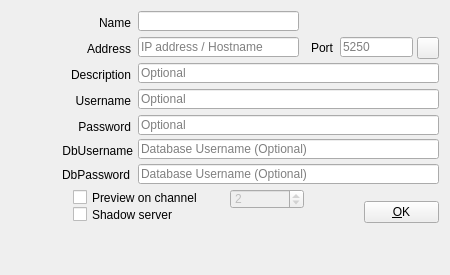
<?xml version="1.0" encoding="UTF-8"?>
<ui version="4.0">
 <class>DeviceDialog</class>
 <widget class="QDialog" name="DeviceDialog">
  <property name="geometry">
   <rect>
    <x>0</x>
    <y>0</y>
    <width>450</width>
    <height>275</height>
   </rect>
  </property>
  <property name="sizePolicy">
   <sizepolicy hsizetype="Preferred" vsizetype="Expanding">
    <horstretch>0</horstretch>
    <verstretch>0</verstretch>
   </sizepolicy>
  </property>
  <property name="minimumSize">
   <size>
    <width>450</width>
    <height>275</height>
   </size>
  </property>
  <property name="maximumSize">
   <size>
    <width>450</width>
    <height>234</height>
   </size>
  </property>
  <property name="windowTitle">
   <string>New CasparCG Server</string>
  </property>
  <widget class="QLineEdit" name="lineEditUsername">
   <property name="geometry">
    <rect>
     <x>138</x>
     <y>89</y>
     <width>301</width>
     <height>20</height>
    </rect>
   </property>
   <property name="placeholderText">
    <string>Optional</string>
   </property>
  </widget>
  <widget class="QLabel" name="labelDescription">
   <property name="geometry">
    <rect>
     <x>60</x>
     <y>67</y>
     <width>71</width>
     <height>16</height>
    </rect>
   </property>
   <property name="text">
    <string>Description</string>
   </property>
   <property name="alignment">
    <set>Qt::AlignRight|Qt::AlignTrailing|Qt::AlignVCenter</set>
   </property>
  </widget>
  <widget class="QPushButton" name="pushButtonOk">
   <property name="geometry">
    <rect>
     <x>364</x>
     <y>201</y>
     <width>75</width>
     <height>22</height>
    </rect>
   </property>
   <property name="focusPolicy">
    <enum>Qt::NoFocus</enum>
   </property>
   <property name="text">
    <string>&amp;OK</string>
   </property>
   <property name="shortcut">
    <string>Alt+O</string>
   </property>
  </widget>
  <widget class="QLineEdit" name="lineEditAddress">
   <property name="geometry">
    <rect>
     <x>138</x>
     <y>37</y>
     <width>161</width>
     <height>20</height>
    </rect>
   </property>
   <property name="placeholderText">
    <string>IP address / Hostname</string>
   </property>
  </widget>
  <widget class="QLabel" name="labelAddress">
   <property name="geometry">
    <rect>
     <x>80</x>
     <y>41</y>
     <width>51</width>
     <height>16</height>
    </rect>
   </property>
   <property name="text">
    <string>Address</string>
   </property>
   <property name="alignment">
    <set>Qt::AlignRight|Qt::AlignTrailing|Qt::AlignVCenter</set>
   </property>
  </widget>
  <widget class="QLabel" name="labelPort">
   <property name="geometry">
    <rect>
     <x>302</x>
     <y>38</y>
     <width>31</width>
     <height>20</height>
    </rect>
   </property>
   <property name="text">
    <string>Port</string>
   </property>
   <property name="alignment">
    <set>Qt::AlignRight|Qt::AlignTrailing|Qt::AlignVCenter</set>
   </property>
  </widget>
  <widget class="QLabel" name="labelUsername">
   <property name="geometry">
    <rect>
     <x>60</x>
     <y>93</y>
     <width>71</width>
     <height>16</height>
    </rect>
   </property>
   <property name="text">
    <string>Username</string>
   </property>
   <property name="alignment">
    <set>Qt::AlignRight|Qt::AlignTrailing|Qt::AlignVCenter</set>
   </property>
  </widget>
  <widget class="QLineEdit" name="lineEditDescription">
   <property name="geometry">
    <rect>
     <x>138</x>
     <y>63</y>
     <width>301</width>
     <height>20</height>
    </rect>
   </property>
   <property name="placeholderText">
    <string>Optional</string>
   </property>
  </widget>
  <widget class="QLineEdit" name="lineEditPort">
   <property name="geometry">
    <rect>
     <x>340</x>
     <y>37</y>
     <width>73</width>
     <height>20</height>
    </rect>
   </property>
   <property name="focusPolicy">
    <enum>Qt::ClickFocus</enum>
   </property>
   <property name="placeholderText">
    <string>5250</string>
   </property>
  </widget>
  <widget class="QLabel" name="labelPassword">
   <property name="geometry">
    <rect>
     <x>60</x>
     <y>117</y>
     <width>71</width>
     <height>20</height>
    </rect>
   </property>
   <property name="text">
    <string>Password</string>
   </property>
   <property name="alignment">
    <set>Qt::AlignRight|Qt::AlignTrailing|Qt::AlignVCenter</set>
   </property>
  </widget>
  <widget class="QLineEdit" name="lineEditPassword">
   <property name="geometry">
    <rect>
     <x>138</x>
     <y>115</y>
     <width>301</width>
     <height>20</height>
    </rect>
   </property>
   <property name="echoMode">
    <enum>QLineEdit::Password</enum>
   </property>
   <property name="placeholderText">
    <string>Optional</string>
   </property>
  </widget>
  <widget class="QCheckBox" name="checkBoxShadow">
   <property name="geometry">
    <rect>
     <x>73</x>
     <y>206</y>
     <width>120</width>
     <height>17</height>
    </rect>
   </property>
   <property name="text">
    <string>Shadow server</string>
   </property>
  </widget>
  <widget class="QLineEdit" name="lineEditDeviceName">
   <property name="geometry">
    <rect>
     <x>138</x>
     <y>11</y>
     <width>161</width>
     <height>20</height>
    </rect>
   </property>
  </widget>
  <widget class="QLabel" name="labelDeviceName">
   <property name="geometry">
    <rect>
     <x>80</x>
     <y>15</y>
     <width>51</width>
     <height>16</height>
    </rect>
   </property>
   <property name="text">
    <string>Name</string>
   </property>
   <property name="alignment">
    <set>Qt::AlignRight|Qt::AlignTrailing|Qt::AlignVCenter</set>
   </property>
  </widget>
  <widget class="QLabel" name="labelDeviceIcon">
   <property name="geometry">
    <rect>
     <x>10</x>
     <y>13</y>
     <width>64</width>
     <height>64</height>
    </rect>
   </property>
   <property name="text">
    <string/>
   </property>
   <property name="pixmap">
    <pixmap resource="Widgets.qrc">:/Graphics/Images/ServerBig.png</pixmap>
   </property>
   <property name="alignment">
    <set>Qt::AlignCenter</set>
   </property>
  </widget>
  <widget class="QToolButton" name="toolButtonTestConnection">
   <property name="geometry">
    <rect>
     <x>417</x>
     <y>37</y>
     <width>22</width>
     <height>22</height>
    </rect>
   </property>
   <property name="focusPolicy">
    <enum>Qt::NoFocus</enum>
   </property>
   <property name="toolTip">
    <string>Test Connection</string>
   </property>
   <property name="shortcut">
    <string>Alt+O</string>
   </property>
  </widget>
  <widget class="QSpinBox" name="spinBoxPreviewChannel">
   <property name="enabled">
    <bool>false</bool>
   </property>
   <property name="geometry">
    <rect>
     <x>230</x>
     <y>189</y>
     <width>74</width>
     <height>20</height>
    </rect>
   </property>
   <property name="sizePolicy">
    <sizepolicy hsizetype="Expanding" vsizetype="Fixed">
     <horstretch>0</horstretch>
     <verstretch>0</verstretch>
    </sizepolicy>
   </property>
   <property name="minimum">
    <number>1</number>
   </property>
   <property name="value">
    <number>2</number>
   </property>
  </widget>
  <widget class="QCheckBox" name="checkBoxPreview">
   <property name="geometry">
    <rect>
     <x>73</x>
     <y>189</y>
     <width>150</width>
     <height>17</height>
    </rect>
   </property>
   <property name="text">
    <string>Preview on channel</string>
   </property>
  </widget>
  <widget class="QLineEdit" name="lineEditDbPassword">
   <property name="geometry">
    <rect>
     <x>138</x>
     <y>164</y>
     <width>301</width>
     <height>20</height>
    </rect>
   </property>
   <property name="echoMode">
    <enum>QLineEdit::Password</enum>
   </property>
   <property name="placeholderText">
    <string>Database Username (Optional)</string>
   </property>
  </widget>
  <widget class="QLabel" name="labelDbPassword">
   <property name="geometry">
    <rect>
     <x>50</x>
     <y>165</y>
     <width>80</width>
     <height>20</height>
    </rect>
   </property>
   <property name="text">
    <string>DbPassword</string>
   </property>
   <property name="alignment">
    <set>Qt::AlignRight|Qt::AlignTrailing|Qt::AlignVCenter</set>
   </property>
  </widget>
  <widget class="QLabel" name="labelDbUsername">
   <property name="geometry">
    <rect>
     <x>43</x>
     <y>143</y>
     <width>90</width>
     <height>16</height>
    </rect>
   </property>
   <property name="text">
    <string>DbUsername</string>
   </property>
   <property name="alignment">
    <set>Qt::AlignRight|Qt::AlignTrailing|Qt::AlignVCenter</set>
   </property>
  </widget>
  <widget class="QLineEdit" name="lineEditDbUsername">
   <property name="geometry">
    <rect>
     <x>138</x>
     <y>139</y>
     <width>301</width>
     <height>20</height>
    </rect>
   </property>
   <property name="placeholderText">
    <string>Database Username (Optional)</string>
   </property>
  </widget>
 </widget>
 <tabstops>
  <tabstop>lineEditDeviceName</tabstop>
  <tabstop>lineEditAddress</tabstop>
  <tabstop>lineEditPort</tabstop>
  <tabstop>lineEditDescription</tabstop>
  <tabstop>lineEditUsername</tabstop>
  <tabstop>lineEditPassword</tabstop>
  <tabstop>checkBoxShadow</tabstop>
  <tabstop>checkBoxPreview</tabstop>
  <tabstop>spinBoxPreviewChannel</tabstop>
 </tabstops>
 <resources>
  <include location="Widgets.qrc"/>
 </resources>
 <connections>
  <connection>
   <sender>pushButtonOk</sender>
   <signal>clicked()</signal>
   <receiver>DeviceDialog</receiver>
   <slot>accept()</slot>
   <hints>
    <hint type="sourcelabel">
     <x>365</x>
     <y>214</y>
    </hint>
    <hint type="destinationlabel">
     <x>247</x>
     <y>152</y>
    </hint>
   </hints>
  </connection>
  <connection>
   <sender>lineEditAddress</sender>
   <signal>textChanged(QString)</signal>
   <receiver>DeviceDialog</receiver>
   <slot>addressChanged(QString)</slot>
   <hints>
    <hint type="sourcelabel">
     <x>282</x>
     <y>45</y>
    </hint>
    <hint type="destinationlabel">
     <x>378</x>
     <y>0</y>
    </hint>
   </hints>
  </connection>
  <connection>
   <sender>lineEditDeviceName</sender>
   <signal>textChanged(QString)</signal>
   <receiver>DeviceDialog</receiver>
   <slot>nameChanged(QString)</slot>
   <hints>
    <hint type="sourcelabel">
     <x>222</x>
     <y>16</y>
    </hint>
    <hint type="destinationlabel">
     <x>342</x>
     <y>1</y>
    </hint>
   </hints>
  </connection>
  <connection>
   <sender>toolButtonTestConnection</sender>
   <signal>clicked()</signal>
   <receiver>DeviceDialog</receiver>
   <slot>testConnection()</slot>
   <hints>
    <hint type="sourcelabel">
     <x>425</x>
     <y>49</y>
    </hint>
    <hint type="destinationlabel">
     <x>449</x>
     <y>44</y>
    </hint>
   </hints>
  </connection>
  <connection>
   <sender>checkBoxPreview</sender>
   <signal>stateChanged(int)</signal>
   <receiver>DeviceDialog</receiver>
   <slot>previewChanged(int)</slot>
   <hints>
    <hint type="sourcelabel">
     <x>152</x>
     <y>183</y>
    </hint>
    <hint type="destinationlabel">
     <x>1</x>
     <y>185</y>
    </hint>
   </hints>
  </connection>
 </connections>
 <slots>
  <slot>addressFinished()</slot>
  <slot>nameFinished()</slot>
  <slot>testConnection()</slot>
  <slot>okClicked()</slot>
  <slot>nameChanged(QString)</slot>
  <slot>addressChanged(QString)</slot>
  <slot>previewChanged(int)</slot>
 </slots>
</ui>
